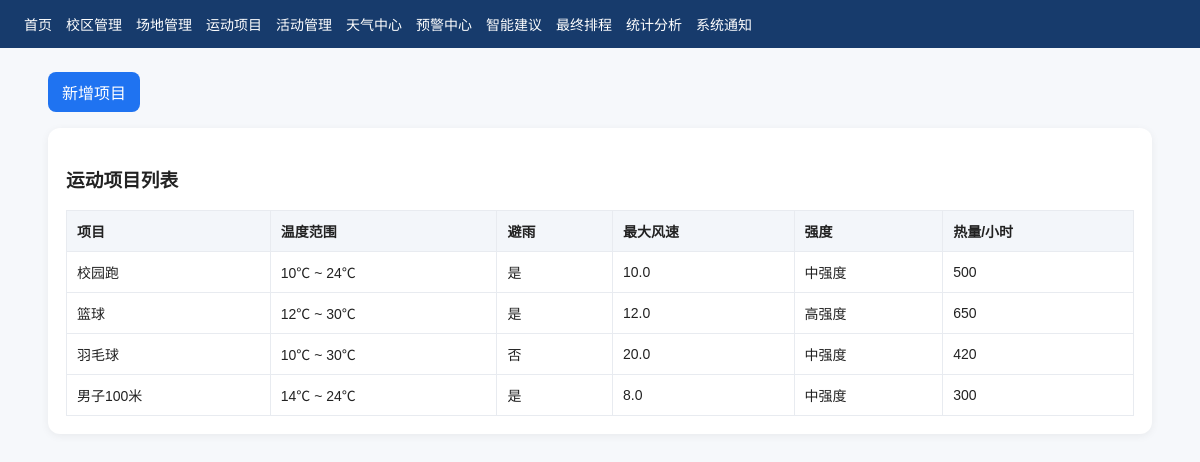
Screenshot of /events/ with the database file from the repository.
### core/models.py (models this page shows, shortened)
class TimeStampedModel(models.Model):
    created_at = models.DateTimeField(auto_now_add=True, verbose_name="创建时间")
    updated_at = models.DateTimeField(auto_now=True, verbose_name="更新时间")
    class Meta:
        abstract = True

class SportEvent(TimeStampedModel):
    intensity_choices = [
        ("low", "低强度"),
        ("medium", "中强度"),
        ("high", "高强度"),
    ]
    name = models.CharField(max_length=100, unique=True, verbose_name="项目名称")
    suitable_temp_min = models.IntegerField(default=12, verbose_name="适宜最低温")
    suitable_temp_max = models.IntegerField(default=28, verbose_name="适宜最高温")
    avoid_rain = models.BooleanField(default=True, verbose_name="是否避雨")
    avoid_wind_level = models.FloatField(default=8.0, verbose_name="最大适宜风速")
    intensity = models.CharField(
        max_length=20,
        choices=intensity_choices,
        default="medium",
        verbose_name="强度"
    )
    calories_per_hour = models.PositiveIntegerField(default=300, verbose_name="每小时热量消耗")
    description = models.TextField(blank=True, verbose_name="描述")
    class Meta:
        verbose_name = "运动项目"
        verbose_name_plural = "运动项目"
        ordering = ["id"]

### core/views.py (the view)
# urls.py: path("events/", views.event_list, name="event_list"),
def event_list(request):
    return render(request, "core/event_list.html", {"items": SportEvent.objects.all()})

### core/templates/core/event_list.html
{% extends 'core/base.html' %}
{% block content %}
<div class="toolbar"><a class="btn" href="/events/create/">新增项目</a></div>
<div class="card">
    <h3>运动项目列表</h3>
    <table>
        <tr><th>项目</th><th>温度范围</th><th>避雨</th><th>最大风速</th><th>强度</th><th>热量/小时</th></tr>
        {% for item in items %}
        <tr>
            <td>{{ item.name }}</td>
            <td>{{ item.suitable_temp_min }}℃ ~ {{ item.suitable_temp_max }}℃</td>
            <td>{% if item.avoid_rain %}是{% else %}否{% endif %}</td>
            <td>{{ item.avoid_wind_level }}</td>
            <td>{{ item.get_intensity_display }}</td>
            <td>{{ item.calories_per_hour }}</td>
        </tr>
        {% empty %}
        <tr><td colspan="6">暂无数据</td></tr>
        {% endfor %}
    </table>
</div>
{% endblock %}

### core/templates/core/base.html (style rules this page uses)
body { font-family: Arial, sans-serif; margin: 0; background: #f6f8fb; color: #222; }
.card { background: #fff; border-radius: 12px; box-shadow: 0 2px 8px rgba(0,0,0,.06); padding: 18px; margin-bottom: 18px; }
table { width: 100%; border-collapse: collapse; background: #fff; }
th, td { border: 1px solid #e8ebf0; padding: 10px; font-size: 14px; text-align: left; }
th { background: #f3f6fa; }
.btn { display: inline-block; background: #1f73f1; color: #fff; text-decoration: none; padding: 8px 14px; border-radius: 8px; border: none; cursor: pointer; }
.toolbar { display: flex; gap: 10px; flex-wrap: wrap; margin-bottom: 16px; }

### rows the page displays
SportEvent: name "校园跑", suitable_temp_min "10", suitable_temp_max "24", avoid_rain "是", avoid_wind_level "10.0", intensity "中强度", calories_per_hour "500"
SportEvent: name "篮球", suitable_temp_min "12", suitable_temp_max "30", avoid_rain "是", avoid_wind_level "12.0", intensity "高强度", calories_per_hour "650"
SportEvent: name "羽毛球", suitable_temp_min "10", suitable_temp_max "30", avoid_rain "否", avoid_wind_level "20.0", intensity "中强度", calories_per_hour "420"
SportEvent: name "男子100米", suitable_temp_min "14", suitable_temp_max "24", avoid_rain "是", avoid_wind_level "8.0", intensity "中强度", calories_per_hour "300"
